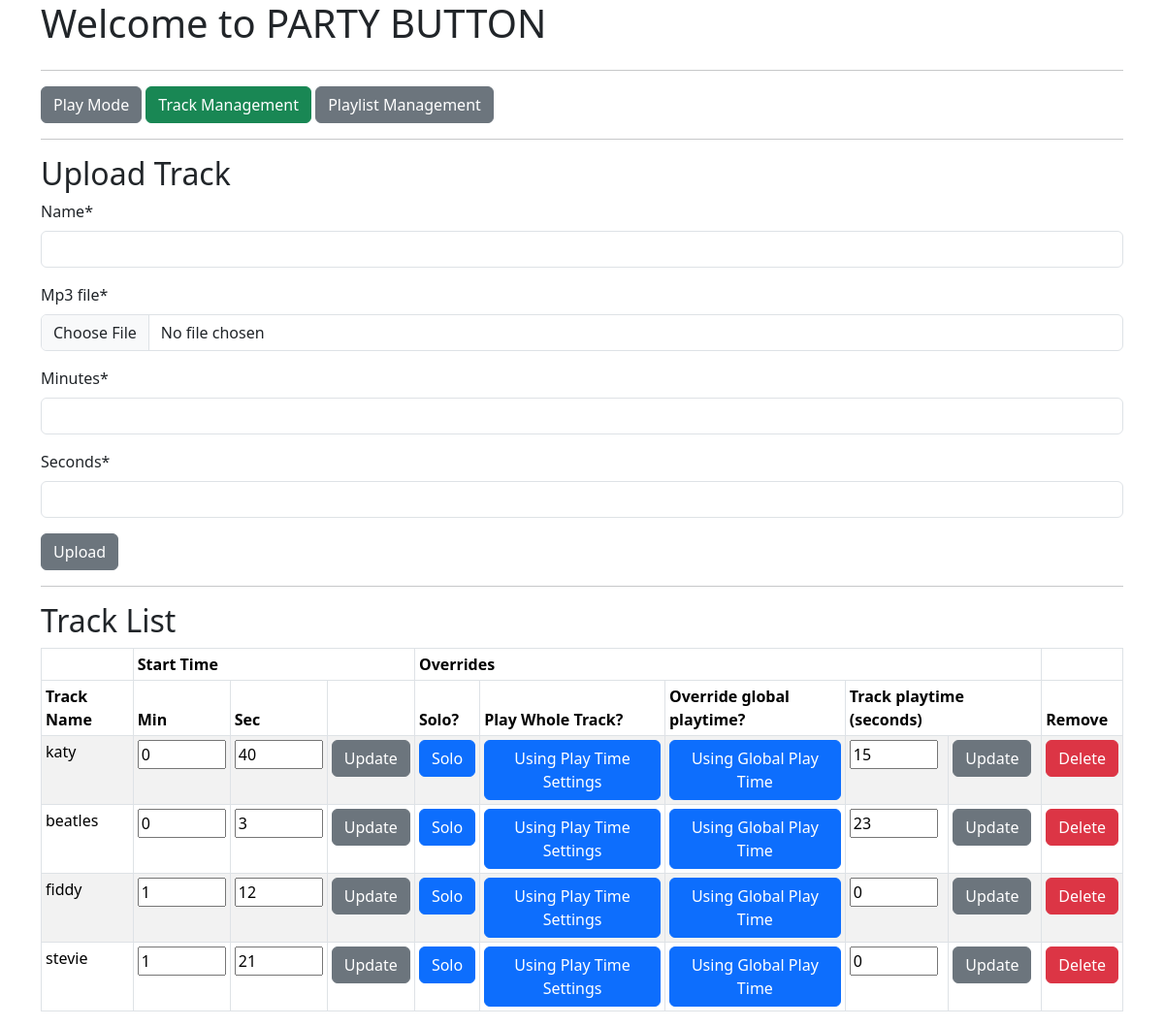
/tracks/, run on the app's committed database.
### mp3_manager/models.py (models this page shows, shortened)
class Track(models.Model):
    name = models.CharField(max_length=200, blank=False, null=False)
    mp3_file = models.FileField(upload_to="uploads", blank=False, null=False)
    mp3_length = models.IntegerField(blank=True, null=True)
    minutes = models.IntegerField(blank=False, null=False, validators=[MinValueValidator(0),
                                                                       MaxValueValidator(600)])
    seconds = models.IntegerField(blank=False, null=False, validators=[MinValueValidator(0),
                                                                       MaxValueValidator(60)])
    solo = models.BooleanField(blank=False, null=False, default=False)
    play_full = models.BooleanField(blank=False, null=False,
                                    default=False)
    override_playtime = models.BooleanField(blank=False, null=False,
                                            default=False)
    playtime_seconds = models.IntegerField(blank=False, null=False,
                                           default=0,
                                           validators=[MinValueValidator(0),
                                                       MaxValueValidator(600)])
    playlists = models.ManyToManyField(Playlist)

### mp3_manager/views.py (the view, shortened to what this page needs)
# urls.py: path("tracks/", views.TrackManagement.as_view(), name="tracks"),
class TrackManagement(generic.ListView, FormMixin):
    form_class = TrackForm
    template_name = "mp3_manager/track.html"
    context_object_name = "tracks_list"
    model = Track
    def get(self, request):
        tracks_list = None
        print("Getting Track List")
        tracks_list = self.get_queryset()
        return render(request, self.template_name,
                      {"tracks_list": tracks_list,
                       "form": TrackForm(),
                       "trackplaytime": TrackPlaytimeForm()})

### mp3_manager/form.py
class TrackForm(ModelForm):
    class Meta:
        model = Track
        fields = ["name", "mp3_file", "minutes", "seconds"]

class TrackPlaytimeForm(ModelForm):
    playtime_seconds = forms.IntegerField(
        label='',
    )
    class Meta:
        model = Track
        fields = ["playtime_seconds"]
        exclude = ["name", "mp3_file", "minutes", "seconds"]

### mp3_manager/templates/mp3_manager/track.html (shortened to what this page needs)
{% extends "./base.html" %}
{% load crispy_forms_tags %}
{% block content %}
<div class="row">
  <div class="col">
    <a href="/"><button type="button" class="btn btn-secondary">Play Mode</button></a>&nbsp;<a  href="/tracks"><button type="button" class="btn btn-success">Track Management</button></a>&nbsp;<a href="/playlists"><button type="button" class="btn btn-secondary">Playlist Management</button></a>
  </div>
</div>
<hr>
<div class="row">
    <div class="col">
    <h2>Upload Track</h2>
        <form id="track_form" name="track_form" action={% url 'mp3_manager:tracks' %} method="post" enctype="multipart/form-data">
        {{ form|crispy }}
        <input class="btn btn-secondary" type="submit" form="track_form" value="Upload" id="track_upload" name="track_upload"></input>
        </form>
    </div>
</div>
<hr />
<div class="row">
    <div class="col">
    <h2>Track List</h2>
    {% if tracks_list %}
        <table class="table table-striped table-bordered table-sm" cellspacing="0" width="100%">
            <thead><tr><th></th><th colspan="3">Start Time</th><th colspan="5">Overrides</th><th></th></tr>
            <tr><th>Track Name</th><th>Min</th><th>Sec</th><th></th><th>Solo?</th><th>Play Whole Track?</th><th>Override global playtime?</th><th colspan="2">Track playtime (seconds)</th></th><th>Remove</th></tr></thead>
            <tbody>
              {% for track in tracks_list %}
              <tr>
                  <td>{{ track.name }}</td>
                  <form id="trackstart_form_{{ track.pk }}" id="trackstart_update_{{ track.pk }}" action={% url 'mp3_manager:tracks' %} method="post" enctype="multipart/form-data">
                  <td>
                    <input size="4" type="textarea" id="minutes" name="minutes" value={{ track.minutes }}>
                  </td>
                  <td>
                    <input size="4" type="textarea" id="seconds" name="seconds" value={{ track.seconds }}>
                  </td>
                  <td>
                    <input class="btn btn-secondary" type="submit" form="trackstart_form_{{ track.pk }}" value="Update" name="trackstart_update_{{ track.pk }}"></td>
                </form>
                  <td>
                      {% if track.solo == True %}
                        <a href="{% url 'mp3_manager:solo_track' pk=track.pk %}"><button type="button" class="btn btn-success">Solo</button></a>
                      {% else %}
                        <a href="{% url 'mp3_manager:solo_track' pk=track.pk %}"><button type="button" class="btn btn-primary">Solo</button></a>
                      {% endif %}
                  </td>
                  <td>
                    {% if track.play_full == True %}
                      <a href="{% url 'mp3_manager:play_full' pk=track.pk %}"><button type="button" class="btn btn-success">Using Whole Track</button></a>
                    {% else %}
                      <a href="{% url 'mp3_manager:play_full' pk=track.pk %}"><button type="button" class="btn btn-primary">Using Play Time Settings</button></a>
                    {% endif %}
                  </td>
                  <td>
                    {% if track.override_playtime == True %}
                      <a href="{% url 'mp3_manager:override' pk=track.pk %}"><button type="button" class="btn btn-success">Using Track's Playtime</button></a>
                    {% else %}
                      <a href="{% url 'mp3_manager:override' pk=track.pk %}"><button type="button" class="btn btn-primary">Using Global Play Time</button></a>
                    {% endif %}
                  </td>
                  <form id="trackplaytime_form_{{ track.pk }}" id="trackplaytime_update_{{ track.pk }}" action={% url 'mp3_manager:tracks' %} method="post" enctype="multipart/form-data">
                  <td>
                      <input size="4" type="textarea" id="playtime_seconds" name="playtime_seconds" value={{ track.playtime_seconds }}>
                  </td>
                  <td>
                      <input class="btn btn-secondary" type="submit" form="trackplaytime_form_{{ track.pk }}" value="Update" name="trackplaytime_update_{{ track.pk }}">
                  </td>
                  </form>
                  <td><a href="{% url 'mp3_manager:delete_track' pk=track.pk %}"><button type="button" class="btn btn-danger">Delete</button></a></td></tr>
            {% endfor %}
            </tbody>
        </table>
    {% else %}
      <p><h2>No tracks available.</h2></p>
    {% endif %}
    </div>
</div>
{% endblock %}

### mp3_manager/static/css/style.css (style rules this page uses)
h2 { color: maroon; }
a:link { color: white; text-decoration: none; }

### data on the page
Track: name "katy", minutes "0", seconds "40", solo "Solo", play_full "Using Play Time Settings", override_playtime "Using Global Play Time", playtime_seconds "15"
Track: name "beatles", minutes "0", seconds "3", solo "Solo", play_full "Using Play Time Settings", override_playtime "Using Global Play Time", playtime_seconds "23"
Track: name "fiddy", minutes "1", seconds "12", solo "Solo", play_full "Using Play Time Settings", override_playtime "Using Global Play Time", playtime_seconds "0"
Track: name "stevie", minutes "1", seconds "21", solo "Solo", play_full "Using Play Time Settings", override_playtime "Using Global Play Time", playtime_seconds "0"
